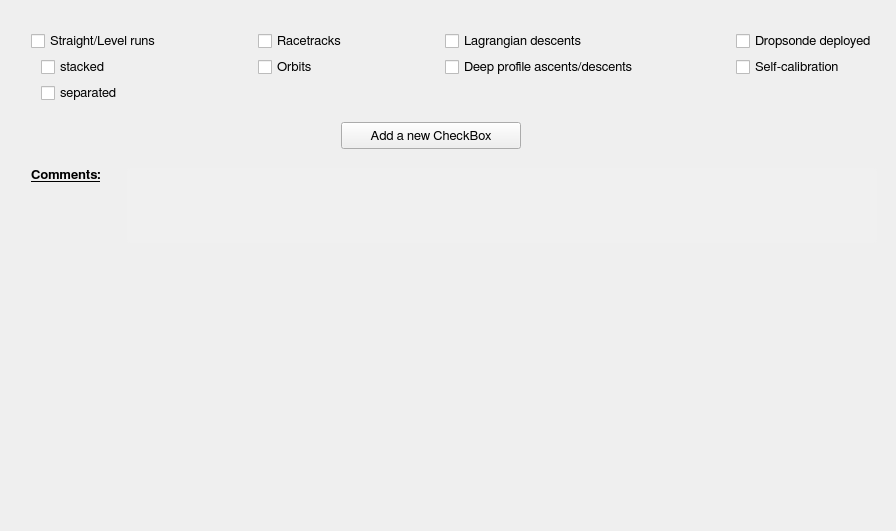
          <widget class="QWidget" name="tabWidgetPage10">
           <attribute name="title">
            <string>Types of Flight Manoeuvre</string>
           </attribute>
           <layout class="QGridLayout" name="gridLayout_24">
            <item row="1" column="1">
             <layout class="QVBoxLayout" name="verticalLayout_70">
              <item>
               <layout class="QHBoxLayout" name="horizontalLayout_36">
                <item>
                 <layout class="QVBoxLayout" name="verticalLayout_28">
                  <item>
                   <widget class="QCheckBox" name="straightLevelRunsCheck">
                    <property name="font">
                     <font>
                      <family>FreeSans</family>
                      <pointsize>10</pointsize>
                      <weight>50</weight>
                      <bold>false</bold>
                      <stylestrategy>PreferAntialias</stylestrategy>
                      <kerning>true</kerning>
                     </font>
                    </property>
                    <property name="text">
                     <string>Straight/Level runs</string>
                    </property>
                   </widget>
                  </item>
                  <item>
                   <layout class="QHBoxLayout" name="horizontalLayout_34">
                    <item>
                     <spacer name="horizontalSpacer_20">
                      <property name="orientation">
                       <enum>Qt::Horizontal</enum>
                      </property>
                      <property name="sizeType">
                       <enum>QSizePolicy::Fixed</enum>
                      </property>
                      <property name="sizeHint" stdset="0">
                       <size>
                        <width>10</width>
                        <height>20</height>
                       </size>
                      </property>
                     </spacer>
                    </item>
                    <item>
                     <widget class="QCheckBox" name="stackedStraightLevelRunsCheck">
                      <property name="font">
                       <font>
                        <family>FreeSans</family>
                        <pointsize>10</pointsize>
                        <weight>50</weight>
                        <bold>false</bold>
                        <stylestrategy>PreferAntialias</stylestrategy>
                        <kerning>true</kerning>
                       </font>
                      </property>
                      <property name="text">
                       <string>stacked</string>
                      </property>
                     </widget>
                    </item>
                    <item>
                     <spacer name="horizontalSpacer_101">
                      <property name="orientation">
                       <enum>Qt::Horizontal</enum>
                      </property>
                      <property name="sizeHint" stdset="0">
                       <size>
                        <width>18</width>
                        <height>20</height>
                       </size>
                      </property>
                     </spacer>
                    </item>
                   </layout>
                  </item>
                  <item>
                   <layout class="QHBoxLayout" name="horizontalLayout_35">
                    <item>
                     <spacer name="horizontalSpacer_21">
                      <property name="orientation">
                       <enum>Qt::Horizontal</enum>
                      </property>
                      <property name="sizeType">
                       <enum>QSizePolicy::Fixed</enum>
                      </property>
                      <property name="sizeHint" stdset="0">
                       <size>
                        <width>10</width>
                        <height>20</height>
                       </size>
                      </property>
                     </spacer>
                    </item>
                    <item>
                     <widget class="QCheckBox" name="separatedStraightLevelRuns">
                      <property name="font">
                       <font>
                        <family>FreeSans</family>
                        <pointsize>10</pointsize>
                        <weight>50</weight>
                        <bold>false</bold>
                        <stylestrategy>PreferAntialias</stylestrategy>
                        <kerning>true</kerning>
                       </font>
                      </property>
                      <property name="text">
                       <string>separated</string>
                      </property>
                     </widget>
                    </item>
                    <item>
                     <spacer name="horizontalSpacer_102">
                      <property name="orientation">
                       <enum>Qt::Horizontal</enum>
                      </property>
                      <property name="sizeHint" stdset="0">
                       <size>
                        <width>18</width>
                        <height>20</height>
                       </size>
                      </property>
                     </spacer>
                    </item>
                   </layout>
                  </item>
                 </layout>
                </item>
                <item>
                 <spacer name="horizontalSpacer_105">
                  <property name="orientation">
                   <enum>Qt::Horizontal</enum>
                  </property>
                  <property name="sizeHint" stdset="0">
                   <size>
                    <width>13</width>
                    <height>20</height>
                   </size>
                  </property>
                 </spacer>
                </item>
                <item>
                 <layout class="QVBoxLayout" name="verticalLayout_69">
                  <item>
                   <widget class="QCheckBox" name="racetracksCheck">
                    <property name="font">
                     <font>
                      <family>FreeSans</family>
                      <pointsize>10</pointsize>
                      <weight>50</weight>
                      <bold>false</bold>
                      <stylestrategy>PreferAntialias</stylestrategy>
                      <kerning>true</kerning>
                     </font>
                    </property>
                    <property name="text">
                     <string>Racetracks</string>
                    </property>
                   </widget>
                  </item>
                  <item>
                   <widget class="QCheckBox" name="orbitsCheck">
                    <property name="font">
                     <font>
                      <family>FreeSans</family>
                      <pointsize>10</pointsize>
                      <weight>50</weight>
                      <bold>false</bold>
                      <stylestrategy>PreferAntialias</stylestrategy>
                      <kerning>true</kerning>
                     </font>
                    </property>
                    <property name="text">
                     <string>Orbits</string>
                    </property>
                   </widget>
                  </item>
                  <item>
                   <spacer name="verticalSpacer_56">
                    <property name="orientation">
                     <enum>Qt::Vertical</enum>
                    </property>
                    <property name="sizeHint" stdset="0">
                     <size>
                      <width>20</width>
                      <height>17</height>
                     </size>
                    </property>
                   </spacer>
                  </item>
                 </layout>
                </item>
                <item>
                 <spacer name="horizontalSpacer_104">
                  <property name="orientation">
                   <enum>Qt::Horizontal</enum>
                  </property>
                  <property name="sizeHint" stdset="0">
                   <size>
                    <width>13</width>
                    <height>20</height>
                   </size>
                  </property>
                 </spacer>
                </item>
                <item>
                 <layout class="QVBoxLayout" name="verticalLayout_66">
                  <item>
                   <widget class="QCheckBox" name="lagrangianDescentsCheck">
                    <property name="font">
                     <font>
                      <family>FreeSans</family>
                      <pointsize>10</pointsize>
                      <weight>50</weight>
                      <bold>false</bold>
                      <stylestrategy>PreferAntialias</stylestrategy>
                      <kerning>true</kerning>
                     </font>
                    </property>
                    <property name="text">
                     <string>Lagrangian descents</string>
                    </property>
                   </widget>
                  </item>
                  <item>
                   <widget class="QCheckBox" name="deepProfileAscentDescentsCheck">
                    <property name="font">
                     <font>
                      <family>FreeSans</family>
                      <pointsize>10</pointsize>
                      <weight>50</weight>
                      <bold>false</bold>
                      <stylestrategy>PreferAntialias</stylestrategy>
                      <kerning>true</kerning>
                     </font>
                    </property>
                    <property name="text">
                     <string>Deep profile ascents/descents</string>
                    </property>
                   </widget>
                  </item>
                  <item>
                   <spacer name="verticalSpacer_57">
                    <property name="orientation">
                     <enum>Qt::Vertical</enum>
                    </property>
                    <property name="sizeHint" stdset="0">
                     <size>
                      <width>20</width>
                      <height>17</height>
                     </size>
                    </property>
                   </spacer>
                  </item>
                 </layout>
                </item>
                <item>
                 <spacer name="horizontalSpacer_103">
                  <property name="orientation">
                   <enum>Qt::Horizontal</enum>
                  </property>
                  <property name="sizeHint" stdset="0">
                   <size>
                    <width>13</width>
                    <height>20</height>
                   </size>
                  </property>
                 </spacer>
                </item>
                <item>
                 <layout class="QVBoxLayout" name="verticalLayout_29">
                  <item>
                   <widget class="QCheckBox" name="dropsondeDeployedCheck">
                    <property name="font">
                     <font>
                      <family>FreeSans</family>
                      <pointsize>10</pointsize>
                      <weight>50</weight>
                      <bold>false</bold>
                      <stylestrategy>PreferAntialias</stylestrategy>
                      <kerning>true</kerning>
                     </font>
                    </property>
                    <property name="text">
                     <string>Dropsonde deployed</string>
                    </property>
                   </widget>
                  </item>
                  <item>
                   <widget class="QCheckBox" name="selfCalibrationCheck">
                    <property name="font">
                     <font>
                      <family>FreeSans</family>
                      <pointsize>10</pointsize>
                      <weight>50</weight>
                      <bold>false</bold>
                      <stylestrategy>PreferAntialias</stylestrategy>
                      <kerning>true</kerning>
                     </font>
                    </property>
                    <property name="text">
                     <string>Self-calibration</string>
                    </property>
                   </widget>
                  </item>
                  <item>
                   <spacer name="verticalSpacer_58">
                    <property name="orientation">
                     <enum>Qt::Vertical</enum>
                    </property>
                    <property name="sizeHint" stdset="0">
                     <size>
                      <width>20</width>
                      <height>17</height>
                     </size>
                    </property>
                   </spacer>
                  </item>
                 </layout>
                </item>
               </layout>
              </item>
              <item>
               <spacer name="verticalSpacer_30">
                <property name="orientation">
                 <enum>Qt::Vertical</enum>
                </property>
                <property name="sizeType">
                 <enum>QSizePolicy::Fixed</enum>
                </property>
                <property name="sizeHint" stdset="0">
                 <size>
                  <width>20</width>
                  <height>13</height>
                 </size>
                </property>
               </spacer>
              </item>
              <item>
               <layout class="QHBoxLayout" name="horizontalLayout_68">
                <item>
                 <spacer name="horizontalSpacer_76">
                  <property name="orientation">
                   <enum>Qt::Horizontal</enum>
                  </property>
                  <property name="sizeHint" stdset="0">
                   <size>
                    <width>40</width>
                    <height>20</height>
                   </size>
                  </property>
                 </spacer>
                </item>
                <item>
                 <widget class="QPushButton" name="fm_addButton">
                  <property name="minimumSize">
                   <size>
                    <width>180</width>
                    <height>27</height>
                   </size>
                  </property>
                  <property name="maximumSize">
                   <size>
                    <width>180</width>
                    <height>27</height>
                   </size>
                  </property>
                  <property name="font">
                   <font>
                    <family>FreeSans</family>
                    <pointsize>10</pointsize>
                    <weight>50</weight>
                    <bold>false</bold>
                    <stylestrategy>PreferAntialias</stylestrategy>
                    <kerning>true</kerning>
                   </font>
                  </property>
                  <property name="text">
                   <string>Add a new CheckBox</string>
                  </property>
                  <property name="flat">
                   <bool>false</bool>
                  </property>
                 </widget>
                </item>
                <item>
                 <spacer name="horizontalSpacer_77">
                  <property name="orientation">
                   <enum>Qt::Horizontal</enum>
                  </property>
                  <property name="sizeType">
                   <enum>QSizePolicy::Fixed</enum>
                  </property>
                  <property name="sizeHint" stdset="0">
                   <size>
                    <width>13</width>
                    <height>20</height>
                   </size>
                  </property>
                 </spacer>
                </item>
                <item>
                 <widget class="QToolButton" name="fm_infoButton">
                  <property name="minimumSize">
                   <size>
                    <width>27</width>
                    <height>27</height>
                   </size>
                  </property>
                  <property name="maximumSize">
                   <size>
                    <width>27</width>
                    <height>27</height>
                   </size>
                  </property>
                  <property name="styleSheet">
                   <string notr="true">QToolButton:hover {border: 1px solid gray; border-radius: 4px; background-color: qlineargradient(x1: 0, y1: 0, x2: 0, y2: 1, stop: 0 #f6f7fa, stop: 1 #dadbde); width: 27px; height: 27px;}

QToolButton:pressed {background-color: qlineargradient(x1: 0, y1: 0, x2: 0, y2: 1, stop: 0 #dadbde, stop: 1 #f6f7fa);}

QToolButton:flat {border: none;}</string>
                  </property>
                  <property name="text">
                   <string/>
                  </property>
                  <property name="icon">
                   <iconset>
                    <normaloff>icons/info_icon.png</normaloff>icons/info_icon.png</iconset>
                  </property>
                  <property name="iconSize">
                   <size>
                    <width>27</width>
                    <height>27</height>
                   </size>
                  </property>
                  <property name="autoRaise">
                   <bool>true</bool>
                  </property>
                 </widget>
                </item>
                <item>
                 <spacer name="horizontalSpacer_78">
                  <property name="orientation">
                   <enum>Qt::Horizontal</enum>
                  </property>
                  <property name="sizeHint" stdset="0">
                   <size>
                    <width>40</width>
                    <height>20</height>
                   </size>
                  </property>
                 </spacer>
                </item>
               </layout>
              </item>
              <item>
               <layout class="QGridLayout" name="gridLayout_15"/>
              </item>
              <item>
               <spacer name="verticalSpacer_47">
                <property name="orientation">
                 <enum>Qt::Vertical</enum>
                </property>
                <property name="sizeType">
                 <enum>QSizePolicy::Fixed</enum>
                </property>
                <property name="sizeHint" stdset="0">
                 <size>
                  <width>20</width>
                  <height>13</height>
                 </size>
                </property>
               </spacer>
              </item>
              <item>
               <layout class="QHBoxLayout" name="horizontalLayout_37">
                <item>
                 <layout class="QVBoxLayout" name="verticalLayout_30">
                  <item>
                   <widget class="QLabel" name="label_21">
                    <property name="minimumSize">
                     <size>
                      <width>90</width>
                      <height>27</height>
                     </size>
                    </property>
                    <property name="maximumSize">
                     <size>
                      <width>16777215</width>
                      <height>27</height>
                     </size>
                    </property>
                    <property name="font">
                     <font>
                      <family>FreeSans</family>
                      <pointsize>10</pointsize>
                      <weight>75</weight>
                      <bold>true</bold>
                      <underline>true</underline>
                      <stylestrategy>PreferAntialias</stylestrategy>
                      <kerning>true</kerning>
                     </font>
                    </property>
                    <property name="text">
                     <string>Comments:</string>
                    </property>
                    <property name="alignment">
                     <set>Qt::AlignLeading|Qt::AlignLeft|Qt::AlignTop</set>
                    </property>
                   </widget>
                  </item>
                  <item>
                   <spacer name="verticalSpacer_48">
                    <property name="orientation">
                     <enum>Qt::Vertical</enum>
                    </property>
                    <property name="sizeHint" stdset="0">
                     <size>
                      <width>20</width>
                      <height>18</height>
                     </size>
                    </property>
                   </spacer>
                  </item>
                 </layout>
                </item>
                <item>
                 <widget class="QTextEdit" name="FTOtherTextBox">
                  <property name="minimumSize">
                   <size>
                    <width>750</width>
                    <height>75</height>
                   </size>
                  </property>
                  <property name="maximumSize">
                   <size>
                    <width>16777215</width>
                    <height>75</height>
                   </size>
                  </property>
                  <property name="font">
                   <font>
                    <family>FreeSans</family>
                    <pointsize>10</pointsize>
                    <weight>50</weight>
                    <bold>false</bold>
                    <stylestrategy>PreferAntialias</stylestrategy>
                   </font>
                  </property>
                  <property name="styleSheet">
                   <string notr="true">QTextEdit {
	border-radius: 3px;
   padding: 1px 4px 1px 4px;
	background-color:  rgb(240, 240, 240);
}</string>
                  </property>
                  <property name="frameShape">
                   <enum>QFrame::NoFrame</enum>
                  </property>
                 </widget>
                </item>
               </layout>
              </item>
             </layout>
            </item>
            <item row="1" column="2">
             <spacer name="horizontalSpacer_48">
              <property name="orientation">
               <enum>Qt::Horizontal</enum>
              </property>
              <property name="sizeHint" stdset="0">
               <size>
                <width>8</width>
                <height>20</height>
               </size>
              </property>
             </spacer>
            </item>
            <item row="2" column="1">
             <spacer name="verticalSpacer_16">
              <property name="orientation">
               <enum>Qt::Vertical</enum>
              </property>
              <property name="sizeHint" stdset="0">
               <size>
                <width>20</width>
                <height>277</height>
               </size>
              </property>
             </spacer>
            </item>
            <item row="1" column="0">
             <spacer name="horizontalSpacer_132">
              <property name="orientation">
               <enum>Qt::Horizontal</enum>
              </property>
              <property name="sizeType">
               <enum>QSizePolicy::Fixed</enum>
              </property>
              <property name="sizeHint" stdset="0">
               <size>
                <width>20</width>
                <height>20</height>
               </size>
              </property>
             </spacer>
            </item>
            <item row="0" column="1">
             <spacer name="verticalSpacer_71">
              <property name="orientation">
               <enum>Qt::Vertical</enum>
              </property>
              <property name="sizeType">
               <enum>QSizePolicy::Fixed</enum>
              </property>
              <property name="sizeHint" stdset="0">
               <size>
                <width>20</width>
                <height>20</height>
               </size>
              </property>
             </spacer>
            </item>
           </layout>
          </widget>
